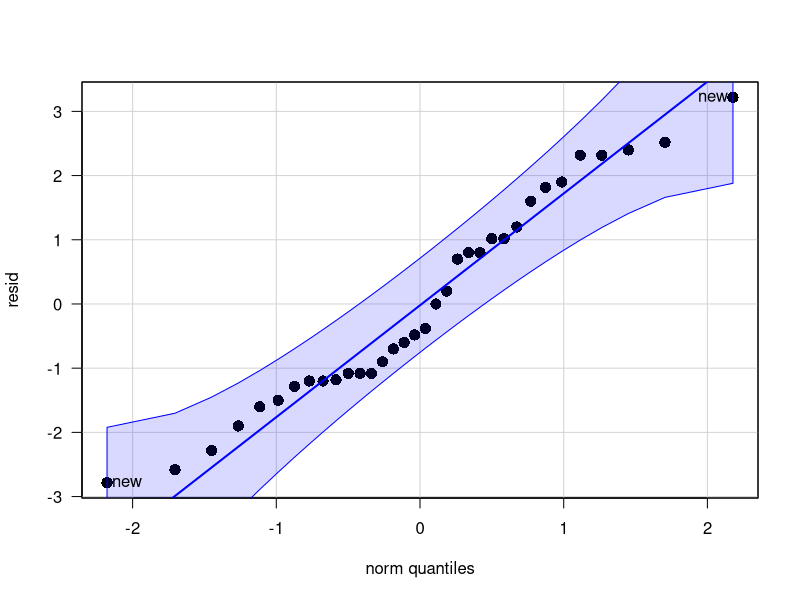
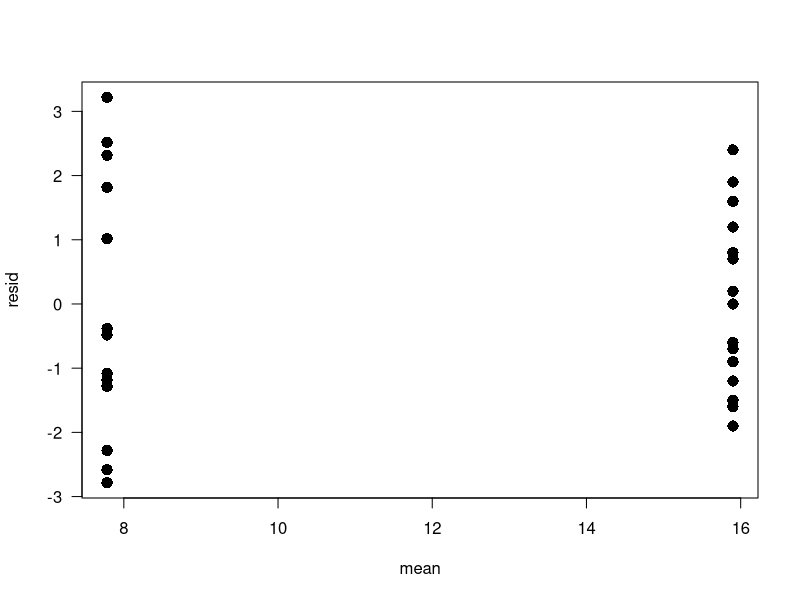
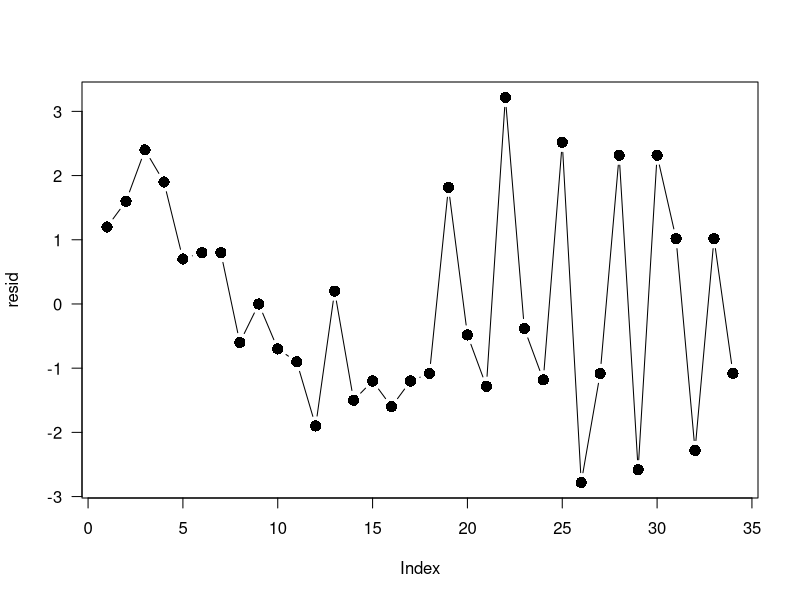

R code for these plots, in order:
# clean workspace
rm(list=ls())
this.dir <- dirname(parent.frame(2)$ofile)
setwd(this.dir)

# install required packages if needed
if (!("lmtest" %in% rownames(installed.packages()))){
    install.packages("lmtest")
}
#===================
# Calculate sample size for steel rods experiment
(ss.calc<-power.t.test(delta=15,
                       sd=15,
                       sig.level=0.05,
                       power=0.8,
                       type="two.sample",
                       alternative="two.sided"))
ceiling(ss.calc$n)


# Read steelrods data from a tab-separated file, and attach it to the workspace
y<-read.table("../data files/steelrods.txt",
              header=T)
print(y)


#===================
# Example of doing the test step by step (to show some of R's syntax)

n<-17   # We have 17 observations of each process

# Get sample means, standard deviations
means<-tapply(y$Length.error,
              y$Process,
              mean)

s<-tapply(y$Length.error,
          y$Process,
          sd)

# Calculate pooled standard deviation
sp<-sqrt(((n-1)*s[1]^2 + (n-1)*s[2]^2)/(2*n-2))

# Test statistic:
t0<-(means[1] - means[2])/(sp*sqrt(1/n + 1/n))

# Critical values
tlims<-c(qt(.025,32),qt(.975,32))

print(tlims)
print(t0)

# p-value
p.value<-2*pt(t0,2*n-2) # multiply by two since H1 is two-sided.
print(p.value)

#===================
# Much simpler way of doing this:
# Perform two-sample t-test to compare means 
# (assuming equal but unknown variances)
with(y,
     t.test(Length.error~Process, 
            alternative = "two.sided", 
            mu = 0, 
            var.equal = TRUE, 
            conf.level = 0.95))

#===================
# Verify the assumptions: 
#   normality, equality of variances, independence of residuals.

# Vector of residuals
# (invert the order of the means vector to get it in the right order
resid<-y$Length.error - rep(means[2:1],
                            each=n)

# Normality: Shapiro-Wilk test
shapiro.test(resid)

# pdf("../figs/steelrodsqq.pdf",
#     width=5,
#     height=5) # comment to open plot in R

library(car)
qqPlot(resid,
       pch=16,
       cex=1.5,
       las=1)

# dev.off() # comment this if you commented the pdf command.


# Equality of variances: Fligner-Killeen test
with(y,
     fligner.test(Length.error~Process))

# pdf("../figs/steelrodsvar.pdf",
#     width=5,
#     height=5) # comment to open plot in R

plot(x=rep(means[2:1],
           each=n),
     y=resid,
     xlab="mean",
     pch=16,
     cex=1.5,
     las=1)

# dev.off() # comment this if you commented the pdf command.

library(lmtest)
with(y,
     dwtest(Length.error~Process))

# pdf("../figs/steelrodsind.pdf",
#     width=5,
#     height=5) # comment to open plot in R

plot(resid,
     pch=16,
     cex=1.5,
     type="b",
     las=1)

# dev.off() # comment this if you commented the pdf command.


# Perform two-sample t-test to compare means (without assuming equal variances)
with(y,
     t.test(Length.error~Process,
            alternative = "two.sided",
            mu = 0,
            var.equal = FALSE,
            conf.level = 0.95))